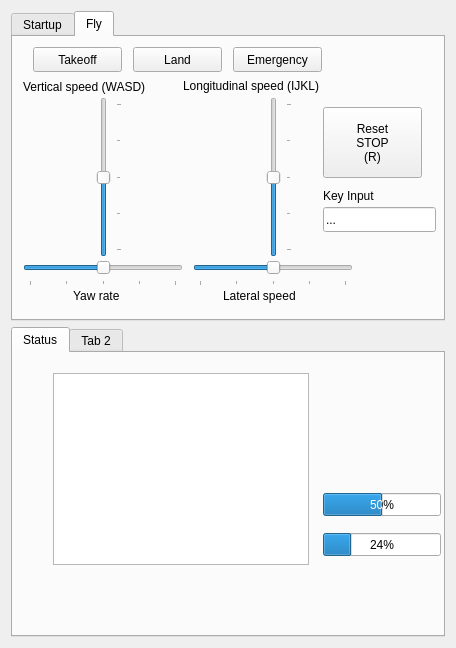
<?xml version="1.0" encoding="UTF-8"?>
<ui version="4.0">
 <class>ViewWidget</class>
 <widget class="QWidget" name="ViewWidget">
  <property name="enabled">
   <bool>true</bool>
  </property>
  <property name="geometry">
   <rect>
    <x>0</x>
    <y>0</y>
    <width>456</width>
    <height>648</height>
   </rect>
  </property>
  <property name="windowTitle">
   <string>rqt_gcs_gui</string>
  </property>
  <layout class="QVBoxLayout" name="verticalLayout">
   <item>
    <layout class="QVBoxLayout" name="verticalLayout_2">
     <item>
      <widget class="QTabWidget" name="tabWidget_2">
       <property name="currentIndex">
        <number>1</number>
       </property>
       <widget class="QWidget" name="tab_4">
        <attribute name="title">
         <string>Startup</string>
        </attribute>
        <widget class="QPushButton" name="pushButton_nodeletTerminate">
         <property name="enabled">
          <bool>false</bool>
         </property>
         <property name="geometry">
          <rect>
           <x>120</x>
           <y>50</y>
           <width>121</width>
           <height>25</height>
          </rect>
         </property>
         <property name="text">
          <string>Terminate Node</string>
         </property>
         <property name="checkable">
          <bool>false</bool>
         </property>
        </widget>
        <widget class="QLabel" name="label_7">
         <property name="geometry">
          <rect>
           <x>10</x>
           <y>130</y>
           <width>101</width>
           <height>17</height>
          </rect>
         </property>
         <property name="text">
          <string>camera yaw</string>
         </property>
        </widget>
        <widget class="QPushButton" name="pushButton_nodeletStart">
         <property name="enabled">
          <bool>true</bool>
         </property>
         <property name="geometry">
          <rect>
           <x>10</x>
           <y>50</y>
           <width>89</width>
           <height>25</height>
          </rect>
         </property>
         <property name="text">
          <string>Start Node</string>
         </property>
        </widget>
        <widget class="QLabel" name="label_6">
         <property name="geometry">
          <rect>
           <x>10</x>
           <y>100</y>
           <width>101</width>
           <height>17</height>
          </rect>
         </property>
         <property name="text">
          <string>camera pitch</string>
         </property>
        </widget>
        <widget class="QLineEdit" name="lineEdit_ssid">
         <property name="geometry">
          <rect>
           <x>60</x>
           <y>10</y>
           <width>151</width>
           <height>25</height>
          </rect>
         </property>
         <property name="text">
          <string>Bebop2-L385479</string>
         </property>
        </widget>
        <widget class="QPushButton" name="pushButton_verifyWifi">
         <property name="geometry">
          <rect>
           <x>220</x>
           <y>10</y>
           <width>89</width>
           <height>25</height>
          </rect>
         </property>
         <property name="text">
          <string>Verify</string>
         </property>
        </widget>
        <widget class="QLabel" name="label_4">
         <property name="geometry">
          <rect>
           <x>20</x>
           <y>10</y>
           <width>41</width>
           <height>21</height>
          </rect>
         </property>
         <property name="text">
          <string>SSID:</string>
         </property>
        </widget>
        <widget class="QSpinBox" name="spinBox_cameraYaw">
         <property name="enabled">
          <bool>true</bool>
         </property>
         <property name="geometry">
          <rect>
           <x>120</x>
           <y>130</y>
           <width>48</width>
           <height>26</height>
          </rect>
         </property>
         <property name="minimum">
          <number>-90</number>
         </property>
         <property name="maximum">
          <number>90</number>
         </property>
         <property name="singleStep">
          <number>5</number>
         </property>
        </widget>
        <widget class="QPushButton" name="pushButton_cam">
         <property name="enabled">
          <bool>true</bool>
         </property>
         <property name="geometry">
          <rect>
           <x>180</x>
           <y>100</y>
           <width>61</width>
           <height>51</height>
          </rect>
         </property>
         <property name="text">
          <string>Send</string>
         </property>
        </widget>
        <widget class="QSpinBox" name="spinBox_cameraPitch">
         <property name="enabled">
          <bool>true</bool>
         </property>
         <property name="geometry">
          <rect>
           <x>120</x>
           <y>100</y>
           <width>48</width>
           <height>26</height>
          </rect>
         </property>
         <property name="minimum">
          <number>-90</number>
         </property>
         <property name="maximum">
          <number>90</number>
         </property>
         <property name="singleStep">
          <number>5</number>
         </property>
        </widget>
       </widget>
       <widget class="QWidget" name="tab_3">
        <attribute name="title">
         <string>Fly</string>
        </attribute>
        <widget class="QPushButton" name="pushButton_emergency">
         <property name="enabled">
          <bool>true</bool>
         </property>
         <property name="geometry">
          <rect>
           <x>220</x>
           <y>10</y>
           <width>89</width>
           <height>25</height>
          </rect>
         </property>
         <property name="text">
          <string>Emergency</string>
         </property>
        </widget>
        <widget class="QPushButton" name="pushButton_takeoff">
         <property name="enabled">
          <bool>true</bool>
         </property>
         <property name="geometry">
          <rect>
           <x>20</x>
           <y>10</y>
           <width>89</width>
           <height>25</height>
          </rect>
         </property>
         <property name="text">
          <string>Takeoff</string>
         </property>
        </widget>
        <widget class="QPushButton" name="pushButton_land">
         <property name="enabled">
          <bool>true</bool>
         </property>
         <property name="geometry">
          <rect>
           <x>120</x>
           <y>10</y>
           <width>89</width>
           <height>25</height>
          </rect>
         </property>
         <property name="text">
          <string>Land</string>
         </property>
        </widget>
        <widget class="QLabel" name="label_10">
         <property name="geometry">
          <rect>
           <x>210</x>
           <y>250</y>
           <width>131</width>
           <height>17</height>
          </rect>
         </property>
         <property name="text">
          <string>Lateral speed</string>
         </property>
        </widget>
        <widget class="QLabel" name="label">
         <property name="geometry">
          <rect>
           <x>310</x>
           <y>150</y>
           <width>67</width>
           <height>17</height>
          </rect>
         </property>
         <property name="text">
          <string>Key Input</string>
         </property>
        </widget>
        <widget class="QSlider" name="slider_x">
         <property name="enabled">
          <bool>true</bool>
         </property>
         <property name="geometry">
          <rect>
           <x>250</x>
           <y>60</y>
           <width>29</width>
           <height>160</height>
          </rect>
         </property>
         <property name="minimum">
          <number>-10</number>
         </property>
         <property name="maximum">
          <number>10</number>
         </property>
         <property name="pageStep">
          <number>2</number>
         </property>
         <property name="tracking">
          <bool>true</bool>
         </property>
         <property name="orientation">
          <enum>Qt::Vertical</enum>
         </property>
         <property name="invertedControls">
          <bool>false</bool>
         </property>
         <property name="tickPosition">
          <enum>QSlider::TicksBelow</enum>
         </property>
         <property name="tickInterval">
          <number>5</number>
         </property>
        </widget>
        <widget class="QSlider" name="slider_y">
         <property name="enabled">
          <bool>true</bool>
         </property>
         <property name="geometry">
          <rect>
           <x>180</x>
           <y>220</y>
           <width>160</width>
           <height>29</height>
          </rect>
         </property>
         <property name="minimum">
          <number>-10</number>
         </property>
         <property name="maximum">
          <number>10</number>
         </property>
         <property name="pageStep">
          <number>2</number>
         </property>
         <property name="orientation">
          <enum>Qt::Horizontal</enum>
         </property>
         <property name="tickPosition">
          <enum>QSlider::TicksBelow</enum>
         </property>
         <property name="tickInterval">
          <number>5</number>
         </property>
        </widget>
        <widget class="QLineEdit" name="lineEdit_keyInput">
         <property name="enabled">
          <bool>true</bool>
         </property>
         <property name="geometry">
          <rect>
           <x>310</x>
           <y>170</y>
           <width>113</width>
           <height>25</height>
          </rect>
         </property>
         <property name="inputMask">
          <string/>
         </property>
         <property name="text">
          <string>... </string>
         </property>
         <property name="placeholderText">
          <string/>
         </property>
         <property name="clearButtonEnabled">
          <bool>false</bool>
         </property>
        </widget>
        <widget class="QPushButton" name="pushButton_steeringReset">
         <property name="enabled">
          <bool>true</bool>
         </property>
         <property name="geometry">
          <rect>
           <x>310</x>
           <y>70</y>
           <width>99</width>
           <height>71</height>
          </rect>
         </property>
         <property name="text">
          <string>Reset
STOP
(R)</string>
         </property>
        </widget>
        <widget class="QLabel" name="label_9">
         <property name="geometry">
          <rect>
           <x>170</x>
           <y>40</y>
           <width>171</width>
           <height>17</height>
          </rect>
         </property>
         <property name="text">
          <string>Longitudinal speed (IJKL)</string>
         </property>
        </widget>
        <widget class="QSlider" name="slider_r">
         <property name="enabled">
          <bool>true</bool>
         </property>
         <property name="geometry">
          <rect>
           <x>10</x>
           <y>220</y>
           <width>160</width>
           <height>29</height>
          </rect>
         </property>
         <property name="minimum">
          <number>-10</number>
         </property>
         <property name="maximum">
          <number>10</number>
         </property>
         <property name="pageStep">
          <number>2</number>
         </property>
         <property name="value">
          <number>0</number>
         </property>
         <property name="sliderPosition">
          <number>0</number>
         </property>
         <property name="orientation">
          <enum>Qt::Horizontal</enum>
         </property>
         <property name="invertedAppearance">
          <bool>false</bool>
         </property>
         <property name="invertedControls">
          <bool>false</bool>
         </property>
         <property name="tickPosition">
          <enum>QSlider::TicksBelow</enum>
         </property>
         <property name="tickInterval">
          <number>5</number>
         </property>
        </widget>
        <widget class="QLabel" name="label_8">
         <property name="geometry">
          <rect>
           <x>10</x>
           <y>40</y>
           <width>161</width>
           <height>20</height>
          </rect>
         </property>
         <property name="text">
          <string>Vertical speed (WASD)</string>
         </property>
        </widget>
        <widget class="QSlider" name="slider_z">
         <property name="enabled">
          <bool>true</bool>
         </property>
         <property name="geometry">
          <rect>
           <x>80</x>
           <y>60</y>
           <width>29</width>
           <height>160</height>
          </rect>
         </property>
         <property name="minimum">
          <number>-10</number>
         </property>
         <property name="maximum">
          <number>10</number>
         </property>
         <property name="pageStep">
          <number>2</number>
         </property>
         <property name="orientation">
          <enum>Qt::Vertical</enum>
         </property>
         <property name="tickPosition">
          <enum>QSlider::TicksBelow</enum>
         </property>
         <property name="tickInterval">
          <number>5</number>
         </property>
        </widget>
        <widget class="QLabel" name="label_5">
         <property name="geometry">
          <rect>
           <x>60</x>
           <y>250</y>
           <width>67</width>
           <height>17</height>
          </rect>
         </property>
         <property name="text">
          <string>Yaw rate</string>
         </property>
        </widget>
       </widget>
      </widget>
     </item>
    </layout>
   </item>
   <item>
    <widget class="QTabWidget" name="tabWidget_3">
     <property name="currentIndex">
      <number>0</number>
     </property>
     <widget class="QWidget" name="tab_7">
      <attribute name="title">
       <string>Status</string>
      </attribute>
      <widget class="QTableView" name="tableView">
       <property name="geometry">
        <rect>
         <x>40</x>
         <y>20</y>
         <width>256</width>
         <height>192</height>
        </rect>
       </property>
      </widget>
      <widget class="QProgressBar" name="progressBar">
       <property name="geometry">
        <rect>
         <x>310</x>
         <y>180</y>
         <width>118</width>
         <height>23</height>
        </rect>
       </property>
       <property name="value">
        <number>24</number>
       </property>
      </widget>
      <widget class="QProgressBar" name="progressBar_2">
       <property name="geometry">
        <rect>
         <x>310</x>
         <y>140</y>
         <width>118</width>
         <height>23</height>
        </rect>
       </property>
       <property name="minimum">
        <number>0</number>
       </property>
       <property name="maximum">
        <number>100</number>
       </property>
       <property name="value">
        <number>50</number>
       </property>
      </widget>
     </widget>
     <widget class="QWidget" name="tab_8">
      <attribute name="title">
       <string>Tab 2</string>
      </attribute>
     </widget>
    </widget>
   </item>
  </layout>
 </widget>
 <resources/>
 <connections/>
</ui>
